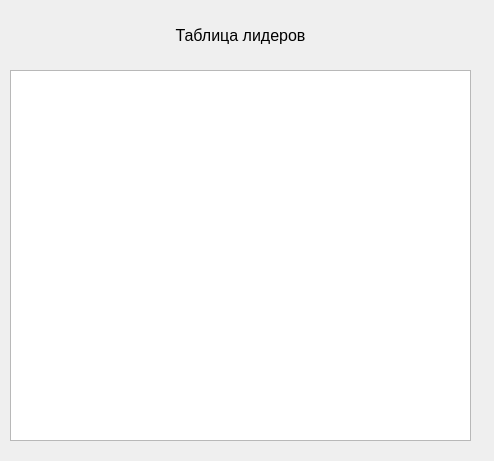
<?xml version="1.0" encoding="UTF-8"?>
<ui version="4.0">
 <class>Form</class>
 <widget class="QWidget" name="Form">
  <property name="windowModality">
   <enum>Qt::ApplicationModal</enum>
  </property>
  <property name="geometry">
   <rect>
    <x>0</x>
    <y>0</y>
    <width>494</width>
    <height>461</height>
   </rect>
  </property>
  <property name="windowTitle">
   <string>Лидеры</string>
  </property>
  <widget class="QLabel" name="leadersLabel">
   <property name="geometry">
    <rect>
     <x>150</x>
     <y>10</y>
     <width>181</width>
     <height>51</height>
    </rect>
   </property>
   <property name="font">
    <font>
     <pointsize>12</pointsize>
    </font>
   </property>
   <property name="text">
    <string>Таблица лидеров</string>
   </property>
   <property name="alignment">
    <set>Qt::AlignCenter</set>
   </property>
  </widget>
  <widget class="QTableWidget" name="leadersTable">
   <property name="geometry">
    <rect>
     <x>10</x>
     <y>70</y>
     <width>461</width>
     <height>371</height>
    </rect>
   </property>
  </widget>
 </widget>
 <resources/>
 <connections/>
</ui>
